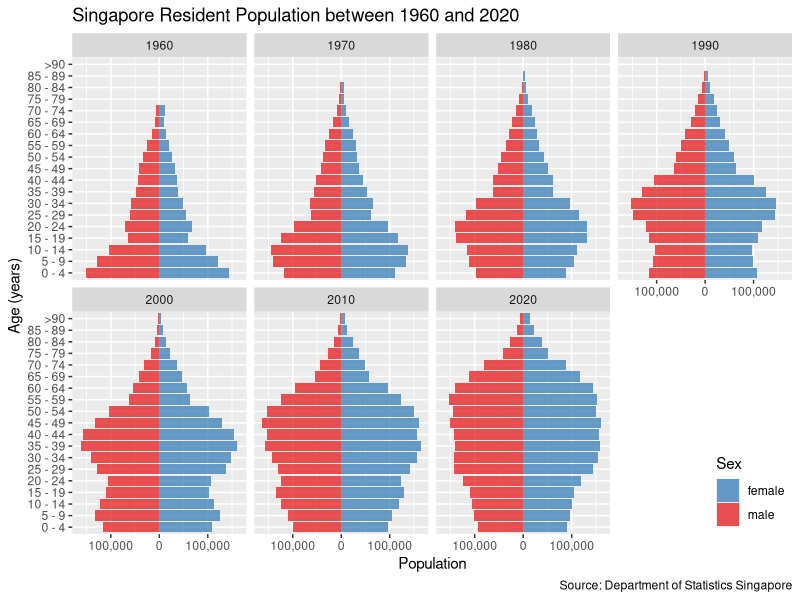
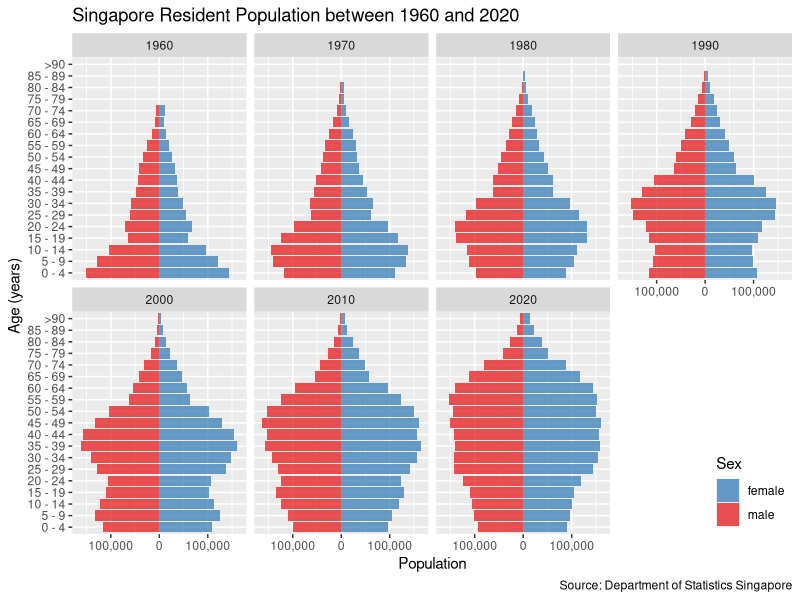

The R script that drew these images, in order:
## ---- chunk 1
knitr::opts_chunk$set(message=FALSE)
## ---- chunk 2
library(readxl)
library(scales)
library(tidyverse)
## ---- chunk 3
    sg <- read_excel(
      "outputFile.xlsx",
      sheet = "T2",
      na = "na",
      skip = 10
    ) |>
      slice(27:50, 52:75)
## ---- chunk 4
    sg <- select(sg, age = `Data Series`, ends_with("0"))
## ---- chunk 5
    sg <- mutate(
      sg,
      age = str_replace(age, "(.*) Years & Over$", ">\\1") |>
        str_remove(" Years") |>
        (\(x) {
          factor(x, levels = unique(x))
        })()
    )
## ---- chunk 6
    sg <- mutate(sg, sex = rep(c("male", "female"), each = nrow(sg) / 2))
## ---- chunk 7
    fill_highest_age_group <- function(v) {
      x <-
        which(is.na(v)) |>
        first()
      y <-
        which(!is.na(v)) |>
        last()
      v[x] <- v[y]
      v
    }
## ---- chunk 8
    fill_highest_age_groups <- function(w) {
      male <- w[1:(length(w) / 2)]
      female <- w[(length(w) / 2 + 1):length(w)]
      c(fill_highest_age_group(male), fill_highest_age_group(female))
    }
## ---- chunk 9
    sg <- mutate(sg, across(ends_with("0"), fill_highest_age_groups))
## ---- chunk 10
    sg <- filter(sg, str_starts(age, ">", negate = TRUE) | age == ">90")
## ---- chunk 11
    sg <- pivot_longer(
      sg,
      -c(age, sex),
      names_to = "year",
      values_to = "pop",
      values_drop_na = TRUE
    )
## ---- chunk 12
    sg <- mutate(sg, pop = if_else(sex == "male", -pop, pop))
## ---- chunk 13
    ggplot(sg, aes(pop, age, fill = sex)) +
      geom_col(alpha = 0.75) +
      labs(
        x = "Population",
        y = "Age (years)",
        fill = "Sex",
        title = "Singapore Resident Population between 1960 and 2020",
        caption = "Source: Department of Statistics Singapore",
      ) +
      scale_x_continuous(labels = ~ comma(abs(.))) +
      scale_fill_brewer(palette = "Set1", direction = -1) +
      facet_wrap(~year, nrow = 2) +
      theme(
        legend.position = c(1, 0),
        legend.justification = c(1, 0)
      )
## ---- chunk 14
    ggsave("sg_pyramid.pdf", width = 8, height = 6)
